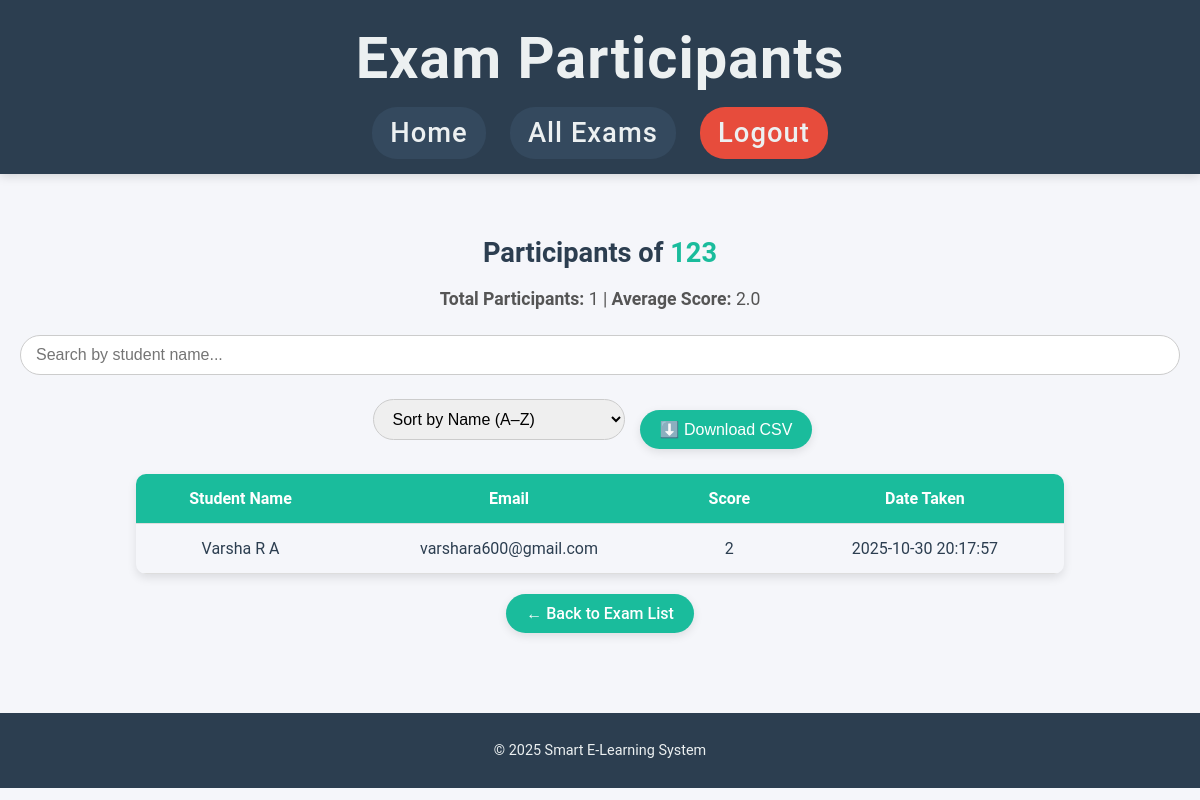
The page /exam_participants/2 (signed in) on the database its author committed.
### app.py (models this page shows, shortened)
class Exam(db.Model):
    id = db.Column(db.Integer, primary_key=True)
    title = db.Column(db.String(150), nullable=False)
    description = db.Column(db.String(300))
    questions = db.relationship('Question', backref='exam', lazy=True)

class Result(db.Model):
    id = db.Column(db.Integer, primary_key=True)
    user_id = db.Column(db.Integer, db.ForeignKey('user.id'), nullable=False)
    exam_id = db.Column(db.Integer, db.ForeignKey('exam.id'), nullable=False)
    score = db.Column(db.Integer, nullable=False)
    date_taken = db.Column(db.DateTime, default=datetime.utcnow)

class User(db.Model):
    id = db.Column(db.Integer, primary_key=True)
    fullname = db.Column(db.String(150), nullable=False)
    email = db.Column(db.String(150), unique=True, nullable=False)
    password_hash = db.Column(db.String(200), nullable=False)
    is_admin = db.Column(db.Boolean, default=False)

### app.py (the view)
@app.route('/exam_participants/<int:exam_id>')
@admin_required
def exam_participants(exam_id):
    exam = Exam.query.get_or_404(exam_id)
    results = db.session.query(Result, User).join(User, Result.user_id == User.id).filter(Result.exam_id == exam.id).all()
    total_participants = len(results)
    avg_score = round(sum(r[0].score for r in results) / total_participants, 2) if total_participants else 0
    return render_template(
        'exam_participants.html',
        exam=exam,
        results=results,
        total_participants=total_participants,
        avg_score=avg_score
    )

### app.py (called while the page is built)
def admin_required(f):
    @wraps(f)
    def decorated_function(*args, **kwargs):
        if not g.user or not g.user.is_admin:
            flash("Admin access required.", "danger")
            return redirect(url_for('home'))
        return f(*args, **kwargs)
    return decorated_function

@app.before_request
def load_logged_in_user():
    g.user = None
    if 'user_id' in session:
        g.user = User.query.get(session['user_id'])

### templates/exam_participants.html (shortened to what this page needs)
<!DOCTYPE html>
<html lang="en">
<head>
    <link rel="stylesheet" href="{{ url_for('static', filename='style.css') }}">
</head>
<body>
    <header>
        <h1>Exam Participants</h1>
        <nav>
            <a href="{{ url_for('home') }}">Home</a>
            <a href="{{ url_for('exam_list') }}">All Exams</a>
            <a href="{{ url_for('logout') }}" class="logout">Logout</a>
        </nav>
    </header>
    <main>
        <h2>Participants of <span style="color:#1abc9c;">{{ exam.title }}</span></h2>
        <div class="stats">
            <strong>Total Participants:</strong> {{ total_participants }} |
            <strong>Average Score:</strong> {{ avg_score }}
        </div>
        <div class="search-sort-container">
            <input type="text" id="searchInput" placeholder="Search by student name...">
            <select id="sortSelect">
                <option value="name">Sort by Name (A–Z)</option>
            </select>
            <button class="btn" id="downloadBtn">⬇️ Download CSV</button>
        </div>
        {% if results %}
            <table id="participantsTable">
                <thead>
                    <tr>
                        <th>Student Name</th>
                        <th>Email</th>
                        <th>Score</th>
                        <th>Date Taken</th>
                    </tr>
                </thead>
                <tbody>
                    {% for r, user in results %}
                        <tr>
                            <td>{{ user.fullname }}</td>
                            <td>{{ user.email }}</td>
                            <td>{{ r.score }}</td>
                            <td>{{ r.date_taken.strftime('%Y-%m-%d %H:%M:%S') if r.date_taken else 'N/A' }}</td>
                        </tr>
                    {% endfor %}
                </tbody>
            </table>
        {% else %}
            <p>No students have taken this exam yet.</p>
        {% endif %}
        <a href="{{ url_for('exam_list') }}" class="btn">← Back to Exam List</a>
    </main>
    <footer>
        <p>© 2025 Smart E-Learning System</p>
    </footer>
</body>
</html>

### static/style.css (style rules this page uses)
body { font-family: 'Roboto', Arial, sans-serif; background-color: #f5f6fa; margin: 0; padding: 0; color: #2c3e50; text-align: center; }
header { background-color: #2c3e50; color: #ecf0f1; padding: 25px 0 15px 0; font-size: 1.8em; font-weight: 600; letter-spacing: 1px; box-shadow: 0 2px 10px rgba(0,0,0,0.15); }
header h1 { margin: 0 0 15px 0; font-size: 2em; }
nav { margin-top: 5px; }
nav a { color: #ecf0f1; text-decoration: none; background-color: #34495e; margin: 0 8px; padding: 10px 18px; border-radius: 25px; font-size: 0.95em; font-weight: 500; transition: background-color 0.3s ease, transform 0.2s ease; display: inline-block; }
nav a.logout { background-color: #e74c3c; }
main { padding: 40px 20px; }
main h2 { color: #2c3e50; font-size: 1.7em; margin-bottom: 10px; }
input[type="text"], input[type="email"], input[type="password"], textarea { width: 100%; padding: 12px; margin-top: 6px; border: 1px solid #bdc3c7; border-radius: 8px; font-size: 0.95em; transition: border-color 0.3s ease, box-shadow 0.3s ease; resize: vertical; }
.btn, button { background-color: #1abc9c; color: #ffffff; border: none; padding: 14px 25px; border-radius: 10px; margin-top: 20px; cursor: pointer; font-weight: 600; font-size: 1em; transition: background-color 0.3s ease, transform 0.2s ease, box-shadow 0.3s ease; display: inline-block; box-shadow: 0 3px 10px rgba(0,0,0,0.1); }
footer { background-color: #2c3e50; color: #ecf0f1; padding: 15px 0; margin-top: 40px; font-size: 0.9em; }

### templates/exam_participants.html (style rules this page uses)
main { padding: 40px 20px; text-align: center; }
.search-sort-container { display: flex; flex-wrap: wrap; justify-content: center; align-items: center; gap: 15px; margin-bottom: 25px; }
.search-sort-container input, .search-sort-container select { padding: 10px 15px; border-radius: 25px; border: 1px solid #ccc; font-size: 1em; outline: none; }
table { width: 80%; margin: 0 auto; border-collapse: collapse; border-radius: 10px; overflow: hidden; box-shadow: 0 4px 10px rgba(0,0,0,0.1); }
table th, table td { padding: 15px; text-align: center; border-bottom: 1px solid #ddd; }
table th { background-color: #1abc9c; color: white; }
.btn { display: inline-block; padding: 10px 20px; background-color: #1abc9c; color: white; border-radius: 25px; text-decoration: none; font-weight: 500; transition: background-color 0.3s, transform 0.2s; margin-top: 20px; }
.stats { margin: 20px 0; font-size: 1.1em; color: #555; }

### rows shown on the page
Exam: title "123"
Result: fullname "Varsha R A", email "varshara600@gmail.com", score "2", date_taken "2025-10-30 20:17:57"

### other values the page prints
{{ total_participants }} "1"
{{ avg_score }} "2.0"
